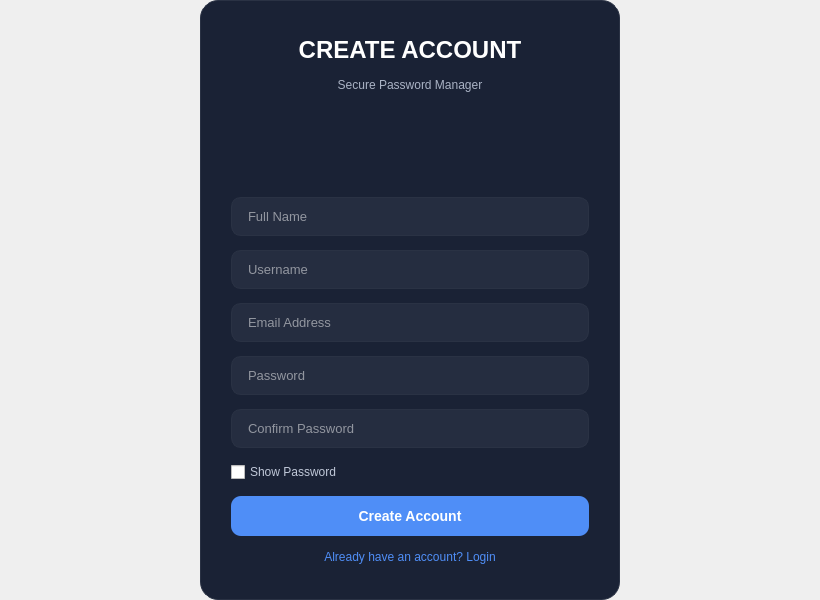
      <widget class="QWidget" name="registerPage">
       <property name="styleSheet">
        <string notr="true">

        QWidget#registerPage {
            background-color: #0F1421;
        }

        QFrame#registerCard {
            background-color: #1A2235;
            border-radius: 18px;
            border: 1px solid #2A3244;
        }

        QLabel#registerTitle {
            color: white;
            font-size: 24px;
            font-weight: bold;
            font-family: &quot;Segoe UI&quot;;
        }

        QLabel#registerSubtitle {
            color: #AAB3C5;
            font-size: 12px;
            font-family: &quot;Segoe UI&quot;;
        }

        QLineEdit {
            background-color: #252D40;
            color: white;
            border: 1px solid #2A3244;
            border-radius: 10px;
            padding: 10px 14px;
            font-size: 13px;
            font-family: &quot;Segoe UI&quot;;
        }

        QLineEdit:focus {
            border: 1px solid #4F8EF7;
        }

        QPushButton#registerBtn {
            background-color: #4F8EF7;
            color: white;
            border: none;
            border-radius: 10px;
            padding: 12px;
            font-size: 14px;
            font-weight: bold;
            font-family: &quot;Segoe UI&quot;;
        }

        QPushButton#registerBtn:hover {
            background-color: #3A7BD5;
        }

        QPushButton#registerBtn:pressed {
            background-color: #2E6BC4;
        }

        QPushButton#loginRedirectBtn {
            background: transparent;
            color: #4F8EF7;
            border: none;
            font-size: 12px;
            font-family: &quot;Segoe UI&quot;;
        }

        QPushButton#loginRedirectBtn:hover {
            color: #7DB2FF;
        }

        QCheckBox {
            color: #C0C8D8;
            font-size: 12px;
            font-family: &quot;Segoe UI&quot;;
        }

        </string>
       </property>
       <layout class="QHBoxLayout" name="registerMainLayout">
        <property name="spacing">
         <number>0</number>
        </property>
        <property name="leftMargin">
         <number>0</number>
        </property>
        <property name="topMargin">
         <number>0</number>
        </property>
        <property name="rightMargin">
         <number>0</number>
        </property>
        <property name="bottomMargin">
         <number>0</number>
        </property>
        <item>
         <spacer name="leftSpacer">
          <property name="orientation">
           <enum>Qt::Orientation::Horizontal</enum>
          </property>
          <property name="sizeHint" stdset="0">
           <size>
            <width>200</width>
            <height>20</height>
           </size>
          </property>
         </spacer>
        </item>
        <item>
         <widget class="QFrame" name="registerCard">
          <property name="minimumSize">
           <size>
            <width>420</width>
            <height>600</height>
           </size>
          </property>
          <property name="maximumSize">
           <size>
            <width>420</width>
            <height>600</height>
           </size>
          </property>
          <layout class="QVBoxLayout" name="registerCardLayout">
           <property name="spacing">
            <number>14</number>
           </property>
           <property name="leftMargin">
            <number>30</number>
           </property>
           <property name="topMargin">
            <number>35</number>
           </property>
           <property name="rightMargin">
            <number>30</number>
           </property>
           <property name="bottomMargin">
            <number>35</number>
           </property>
           <item>
            <widget class="QLabel" name="registerTitle">
             <property name="text">
              <string>CREATE ACCOUNT</string>
             </property>
             <property name="alignment">
              <set>Qt::AlignmentFlag::AlignCenter</set>
             </property>
            </widget>
           </item>
           <item>
            <widget class="QLabel" name="registerSubtitle">
             <property name="text">
              <string>Secure Password Manager</string>
             </property>
             <property name="alignment">
              <set>Qt::AlignmentFlag::AlignCenter</set>
             </property>
            </widget>
           </item>
           <item>
            <spacer name="topSpacer">
             <property name="orientation">
              <enum>Qt::Orientation::Vertical</enum>
             </property>
             <property name="sizeHint" stdset="0">
              <size>
               <width>20</width>
               <height>15</height>
              </size>
             </property>
            </spacer>
           </item>
           <item>
            <widget class="QLineEdit" name="registerFullNameInput">
             <property name="placeholderText">
              <string>Full Name</string>
             </property>
            </widget>
           </item>
           <item>
            <widget class="QLineEdit" name="registerUsernameInput">
             <property name="placeholderText">
              <string>Username</string>
             </property>
            </widget>
           </item>
           <item>
            <widget class="QLineEdit" name="registerEmailInput">
             <property name="placeholderText">
              <string>Email Address</string>
             </property>
            </widget>
           </item>
           <item>
            <widget class="QLineEdit" name="registerPasswordInput">
             <property name="echoMode">
              <enum>QLineEdit::EchoMode::Password</enum>
             </property>
             <property name="placeholderText">
              <string>Password</string>
             </property>
            </widget>
           </item>
           <item>
            <widget class="QLineEdit" name="registerConfirmPasswordInput">
             <property name="echoMode">
              <enum>QLineEdit::EchoMode::Password</enum>
             </property>
             <property name="placeholderText">
              <string>Confirm Password</string>
             </property>
            </widget>
           </item>
           <item>
            <widget class="QCheckBox" name="showPasswordCheck">
             <property name="text">
              <string>Show Password</string>
             </property>
            </widget>
           </item>
           <item>
            <widget class="QPushButton" name="registerBtn">
             <property name="minimumSize">
              <size>
               <width>0</width>
               <height>36</height>
              </size>
             </property>
             <property name="text">
              <string>Create Account</string>
             </property>
            </widget>
           </item>
           <item>
            <widget class="QPushButton" name="loginRedirectBtn">
             <property name="text">
              <string>Already have an account? Login</string>
             </property>
            </widget>
           </item>
          </layout>
         </widget>
        </item>
        <item>
         <spacer name="rightSpacer">
          <property name="orientation">
           <enum>Qt::Orientation::Horizontal</enum>
          </property>
          <property name="sizeHint" stdset="0">
           <size>
            <width>200</width>
            <height>20</height>
           </size>
          </property>
         </spacer>
        </item>
       </layout>
      </widget>
